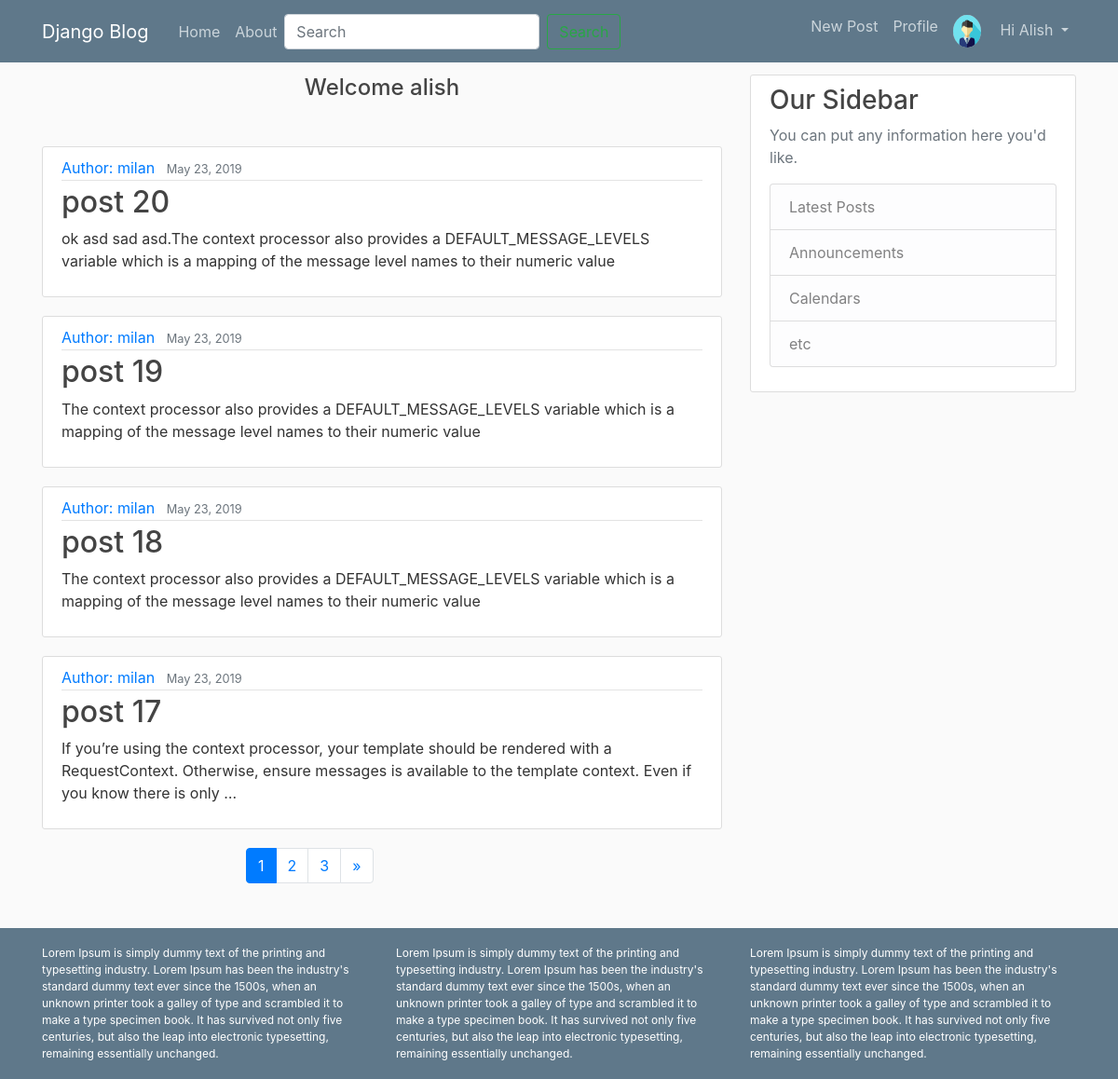
The page / (signed in) on the database its author committed.
### blog/models.py (models this page shows, shortened)
class Profile(models.Model):
	user=models.OneToOneField(User, on_delete=models.CASCADE)
	dob=models.DateField(null=True, blank=True)
	photo=models.ImageField()

class Post(models.Model):
	STATUS_CHOICES=(
		('draft','Draft'),
		('published','Published')
	)
	title=models.CharField(max_length=120)
	slug=models.SlugField(max_length=120)
	author=models.ForeignKey(User, related_name='blog_posts',on_delete=models.CASCADE)
	likes=models.ManyToManyField(User, related_name='likes', blank=True)
	body=models.TextField()
	image=models.ImageField(upload_to='images/', blank=True, null=True)
	created=models.DateTimeField(auto_now_add=True)
	updated=models.DateTimeField(auto_now=True)
	status=models.CharField(max_length=10, choices=STATUS_CHOICES, default='draft')
	objects = models.Manager() #default manager
	published = PublishedManager() #custom model manager
	def get_absolute_url(self):
		return reverse('blog:post-detail', kwargs={'id':self.id})

### blog/views.py (the view)
# urls.py: url(r'^$',post_list,name='post-list'),
def post_list(request):
	post_list=Post.published.all().order_by('-id')
	query=request.GET.get('q')
	print(query)
	if query:
		post_list=Post.published.filter(
			Q(title__icontains=query)|
			Q(body__icontains=query)|
			Q(author__username=query)
			).distinct()
	paginator = Paginator(post_list, 4)
	page=request.GET.get('page')
	try:
		posts = paginator.page(page)
	except PageNotAnInteger:
		posts = paginator.page(1)
	except EmptyPage:
		posts = paginator.page(paginator.num_pages)
	context={
		'posts':posts,
	}
	return render(request,'blog/post_list.html',context)

### blog/models.py (called while the page is built)
	def get_queryset(self):
		return super(PublishedManager, self).get_queryset().filter(status='published')

### blog/templates/blog/post_list.html (shortened to what this page needs)
{% extends 'blog/base.html' %}
{% block content %}
{% if request.user.is_authenticated %}
<div class="row first">
	<div class="col-sm-12 mb-3">
		<h4 class="text-center">Welcome {{ user.username }}</h4>
	</div>
</div><br>
{% endif %}
{% for post in posts %}
<article class="media content-section">
  <div class="media-body">
    <div class="article-metadata">
      <a class="mr-2" href="">Author: {{ post.author }}</a>
      <small class="text-muted">{{ post.created|date:'F d, Y' }}</small>
    </div>
    <h2><a class="article-title" href="{{post.get_absolute_url}}">{{ post.title }}</a></h2>
    <p class="article-content">{{ post.body| truncatewords:30}}</p>
  </div>
</article>
{% empty%}
<h3>Sorry! No post found..</h3>
{% endfor %}
<ul class="pagination" style="margin-left: 30%" >
    {% for post in posts.paginator.page_range %}
    	{% if posts.number == post %}
    	<li class="page-item active"><a href="?page={{post}}" class="page-link">{{post}}</a></li>
    	{% elif post > posts.number|add:'-3' or post < posts.number|add:'3' %}
    	<li class="page-item"><a href="?page={{post}}" class="page-link">{{post}}</a></li>
    	{% endif %}
    {% endfor %}
    {% if posts.has_next %}
	<li class="page-item"><a href="?page={{posts.next_page_number}}" class="page-link">&raquo;</a></li>
	{% endif %}
</ul>
{% endblock %}

### blog/templates/blog/base.html (shortened to what this page needs)
{% load static %}
<!DOCTYPE html>
<html>
<head>
</head>
<link rel="stylesheet" href="https://stackpath.bootstrapcdn.com/bootstrap/4.3.1/css/bootstrap.min.css">
<link rel="stylesheet" type="text/css" href="{% static 'blog/css/main.css' %}">
<body>
<header class="site-header">
  <nav class="navbar navbar-expand-md navbar-dark bg-steel fixed-top">
    <div class="container">
      <a class="navbar-brand mr-4" href="{% url 'blog:post-list' %}">Django Blog</a>
      <div class="collapse navbar-collapse" id="navbarToggle">
        <div class="navbar-nav mr-auto">
          <a class="nav-item nav-link" href="{% url 'blog:post-list' %}">Home</a>
          <a class="nav-item nav-link" href="{% url 'about' %}">About</a>
            <form class="form-inline" method="" action="{% url 'blog:post-list' %}">
              <input class="form-control mr-sm-2" type="search" placeholder="Search" aria-label="Search" name="q">
              <button class="btn btn-outline-success my-2 my-sm-0" type="submit">Search</button>
            </form>
        </div>
        <div class="navbar-nav">
          {% if user.is_authenticated %}
          <a class="nav-item nav-link" href="">New Post</a>
          <a class="nav-item nav-link" href="{% url 'user-profile' %}">Profile</a>
          <div class="dropdown ">
          <a class="nav-link dropdown-toggle"  role="button" id="dropdownMenuButton" data-toggle="dropdown" aria-haspopup="true" aria-expanded="false">
          {% if request.user.profile.photo %}
            <img class="rounded-circle article-img" src="{{ request.user.profile.photo.url }}">
          {% endif %}
          <span>Hi {{request.user|capfirst}}</span>
          </a>
          </div>
          {% else %}
          <a class="nav-item nav-link" href="{% url 'user-login' %}">Login</a>
            <a class="nav-item nav-link" href="{% url 'user-register' %}">Register</a>
          {% endif %}
        </div>
      </div>
    </div>
  </nav>
</header>
<main role="main" class="container">
  <div class="row">
    <div class="col-md-8">
      {% block content %}{% endblock %}
    </div>
    <div class="col-md-4">
      <div class="content-section">
        <h3>Our Sidebar</h3>
        <p class='text-muted'>You can put any information here you'd like.
          <ul class="list-group">
            <li class="list-group-item list-group-item-light">Latest Posts</li>
            <li class="list-group-item list-group-item-light">Announcements</li>
            <li class="list-group-item list-group-item-light">Calendars</li>
            <li class="list-group-item list-group-item-light">etc</li>
          </ul>
        </p>
      </div>
    </div>
  </div>
</main>
<footer class="last container-fluid mt-5">
  <div class="container">
    <div class="row">
      <div class="col-4">Lorem Ipsum is simply dummy text of the printing and typesetting industry. Lorem Ipsum has been the industry's standard dummy text ever since the 1500s, when an unknown printer took a galley of type and scrambled it to make a type specimen book. It has survived not only five centuries, but also the leap into electronic typesetting, remaining essentially unchanged.</div>
      <div class="col-4">Lorem Ipsum is simply dummy text of the printing and typesetting industry. Lorem Ipsum has been the industry's standard dummy text ever since the 1500s, when an unknown printer took a galley of type and scrambled it to make a type specimen book. It has survived not only five centuries, but also the leap into electronic typesetting, remaining essentially unchanged.</div>
      <div class="col-4">Lorem Ipsum is simply dummy text of the printing and typesetting industry. Lorem Ipsum has been the industry's standard dummy text ever since the 1500s, when an unknown printer took a galley of type and scrambled it to make a type specimen book. It has survived not only five centuries, but also the leap into electronic typesetting, remaining essentially unchanged.</div>
    </div>
  </div>
</footer>
</body>
</html>

### blog/static/blog/css/main.css (style rules this page uses)
body { background: #fafafa; color: #333333; margin-top: 5rem; height: 100%; }
h1, h2, h3, h4, h5, h6 { color: #444444; }
ul { margin: 0; }
.bg-steel { background-color: #5f788a; }
.site-header .navbar-nav .nav-link { color: #cbd5db; }
.content-section { background: #ffffff; padding: 10px 20px; border: 1px solid #dddddd; border-radius: 3px; margin-bottom: 20px; }
.article-title { color: #444444; }
.article-content { white-space: pre-line; }
.article-img { height: 65px; width: 65px; margin-right: 16px; }
.article-metadata { padding-bottom: 1px; margin-bottom: 4px; border-bottom: 1px solid #e3e3e3 }
.article-img { width: 30px; height: 35px; }
.last { background-color: #5f788a; padding: 18px; color:rgb(255, 255, 255); font-size: 12px; bottom: 0px; top: 0px; }

### rows shown on the page
Post: author "milan", created "May 23, 2019", title "post 20", body "ok asd sad asd.The context processor also provides a DEFAULT_MESSAGE_LEVELS variable which is a mapping of the message level names to their numeric value"
Post: author "milan", created "May 23, 2019", title "post 19", body "The context processor also provides a DEFAULT_MESSAGE_LEVELS variable which is a mapping of the message level names to their numeric value"
Post: author "milan", created "May 23, 2019", title "post 18", body "The context processor also provides a DEFAULT_MESSAGE_LEVELS variable which is a mapping of the message level names to their numeric value"
Post: author "milan", created "May 23, 2019", title "post 17", body "If you’re using the context processor, your template should be rendered with a RequestContext. Otherwise, ensure messages is available to the template context. Even if you know there is only …"

### other values the page prints
{{ request.user|capfirst }} "Alish"
{{ user.username }} "alish"
{{ post }} "1"
{{ post }} "2" "3"
